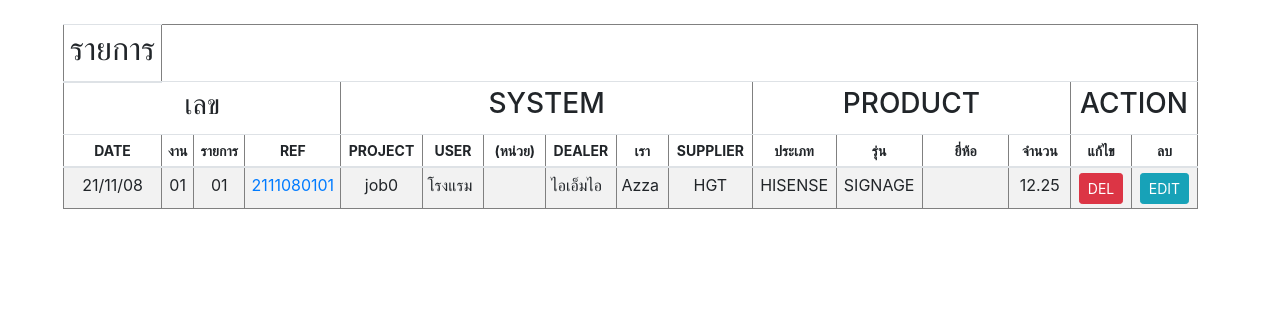
Before: /customer/customer_show.php with the older database file.
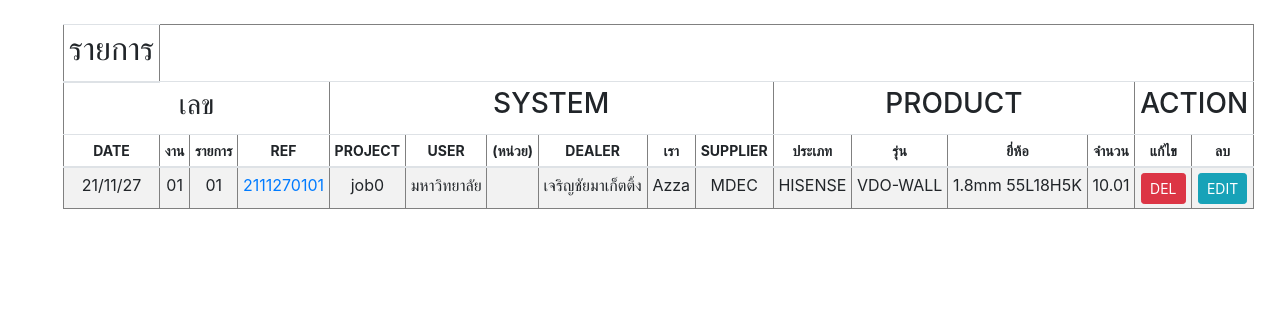
After: the same page with the newer database file.
### tables this page shows
CREATE TABLE `customer` (
  `REF_NO` varchar(255) NOT NULL,
  `CUSTOMER_ID` int(10) NOT NULL,
  `CREATE_DATE` varchar(255) NOT NULL,
  `TIME` varchar(255) NOT NULL,
  `AMOUNT` float NOT NULL,
  `PROJECT` varchar(255) NOT NULL,
  `EQUIPMENT` varchar(255) NOT NULL,
  `USER` varchar(255) NOT NULL,
  `UNIT` varchar(255) DEFAULT NULL,
  `BRANDNAME` varchar(255) NOT NULL,
  `SERIES` varchar(255) NOT NULL,
  `LOGO` varchar(255) DEFAULT NULL,
  `PROVINCE` varchar(255) NOT NULL,
  `DISTRICT` varchar(255) NOT NULL,
  `SUBDISTRICT` varchar(255) NOT NULL,
  `ZIPCODE` varchar(5) NOT NULL,
  `CONTACT` varchar(255) NOT NULL,
  `DEPARTMENT` varchar(255) NOT NULL,
  `NAME` varchar(255) NOT NULL,
  `PHONE` varchar(10) NOT NULL,
  `EMAIL` varchar(255) NOT NULL,
  `DEALER` varchar(255) NOT NULL,
  `WE` varchar(255) NOT NULL DEFAULT 'Azza',
  `SUPPLIER` varchar(255) NOT NULL
);

### customer/customer_show.php (the view, shortened to what this page needs)
<?php
$conn=new Databases;
$conn = $conn->__construct();
$query = "SELECT * FROM customer";
$result = mysqli_query($conn, $query);
$idx=00;
?>
<!DOCTYPE html PUBLIC "-//W3C//DTD XHTML 1.0 Transitional//EN" "http://www.w3.org/TR/xhtml1/DTD/xhtml1-transitional.dtd">
<html xmlns="http://www.w3.org/1999/xhtml">
<head>
<link rel="stylesheet" href="https://cdn.jsdelivr.net/npm/bootstrap@4.6.0/dist/css/bootstrap.min.css">
    <link href="https://unpkg.com/gijgo@1.9.13/css/gijgo.min.css" rel="stylesheet" type="text/css" />
</head>
<body>
<br>
<table border='1' style="width:90%; margin-left:5%" class="table table-striped table-sm">
  <thead align="center" style="font-size:14px;">
   <tr align="center">
        <th><h2>รายการ</h2></th>
    </tr>
    <tr>
        <td colspan="4"><h3>เลข</h3></td>
        <td colspan="6"><h3>SYSTEM</h3></td>
        <td colspan="4"><h3>PRODUCT</h3></td>
        <td colspan="2"><h3>ACTION</h3></td>
    </tr>
    <tr>
        <th>DATE</th>
        <th>งาน</th>
        <th>รายการ</th>
        <th>REF</th>
        	<th>PROJECT</th>
        	<th>USER</th>
            <th>(หน่วย)</th>
        	<th>DEALER</th>
        	<th>เรา</th>
     		<th>SUPPLIER</th>
        <th>ประเภท</th>
        <th>รุ่น</th>
        <th>ยี่ห้อ</th>
        <th>จำนวน</th>
     		<th>แก้ไข</th>
            <th>ลบ</th>
     </tr>
  </thead>
  <tbody>
      <?php
		while($row = mysqli_fetch_array($result))
		{$idx=$idx+1;
		?>
		<tr id=<?php echo $row["CUSTOMER_ID"];?>>
        <td width="2%" align="center"><nobr><?php echo $row['CREATE_DATE'];?></nobr></td>
    	<td width="2%" align="center"><nobr><?php echo sprintf("%02d",$row['CUSTOMER_ID']); ?></a></nobr></td>
    	<td width="3%" align="center"><nobr><?php echo sprintf("%02d",$row['CUSTOMER_ID']); ?></nobr></td>
    	<td width="3%" align="center"><nobr><a href="customer_show_user.php?ID=<?=$row['CUSTOMER_ID'];?>"><?php echo $row['REF_NO'].sprintf("%02d",$row['CUSTOMER_ID']).sprintf("%02d",$row['CUSTOMER_ID']);?></a></nobr></td>
    	<td width="5%" align="center"><nobr><?php echo $row['PROJECT']; ?></nobr></td>
    	<td width="5%" align="left"><nobr><?php echo $row['USER']; ?></nobr></td>
        <td width="5%" align="left"><nobr><?php echo $row['UNIT']; ?></nobr></td>
        <td width="5%" align="left"><nobr><?php echo $row['DEALER']; ?></nobr></td>
        <td width="4%" align="left"><nobr><?php echo $row['WE'] ;?></nobr></td>
        <td width="6%" align="center"><nobr><?php echo $row['SUPPLIER'] ;?></nobr></td>
        <td width="5%" align="center"><nobr><?php echo $row['BRANDNAME'];?></nobr></td>
        <td width="5%" align="center"><nobr><?php echo $row['SERIES'];?></nobr></td>
        <td width="7%" align="center"><nobr><?php echo $row['LOGO'];?></nobr></td>
        <td width="5%" align="center"><nobr><?php echo $row["AMOUNT"]; ?></nobr></td>
        <td width="4%" align="center"><button class="btn btn-danger btn-sm" id="dels" name="dels" onclick="dels(<?php echo $row["CUSTOMER_ID"];?>)" >DEL</button></td>
        <td width="4%" align="center" ><button class="btn btn-info btn-sm" id="edits" name="edits" onclick="edits(<?php echo $row["CUSTOMER_ID"];?>)" >EDIT</button></td>
		</tr>
        <?php
		}
?>
   </tbody>
</table>
</body>
</body>
</html>

Changed rows visible on the page:
changed customer "job0": CREATE_DATE "21/11/08" → "21/11/27"; REF_NO "211108" → "211127"; USER "โรงแรม" → "มหาวิทยาลัย"; DEALER "ไอเอ็มไอ" → "เจริญชัยมาเก็ตติ้ง"; SUPPLIER "HGT" → "MDEC"; SERIES "SIGNAGE" → "VDO-WALL"; LOGO (not shown) → "1.8mm 55L18H5K"; AMOUNT "12.25" → "10.01"
